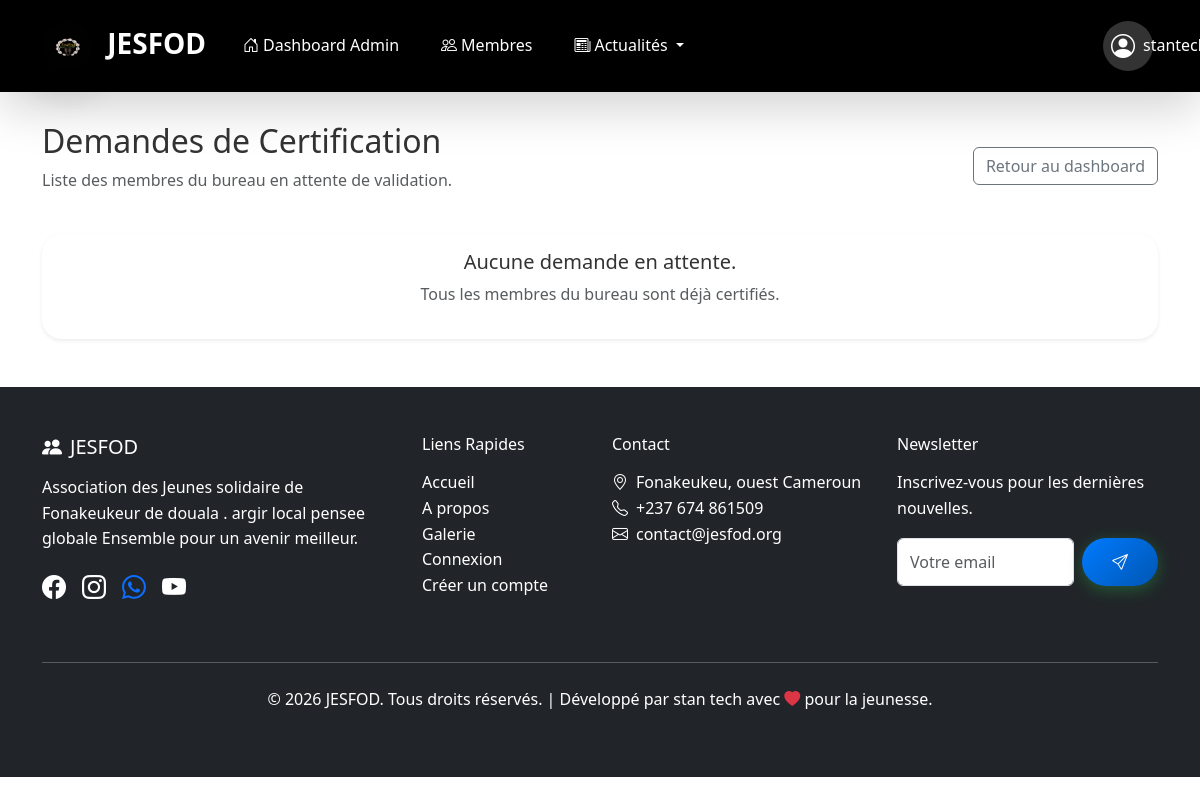
Page /adminjesfod/certifications/pending/ (signed in) on the earlier database version.
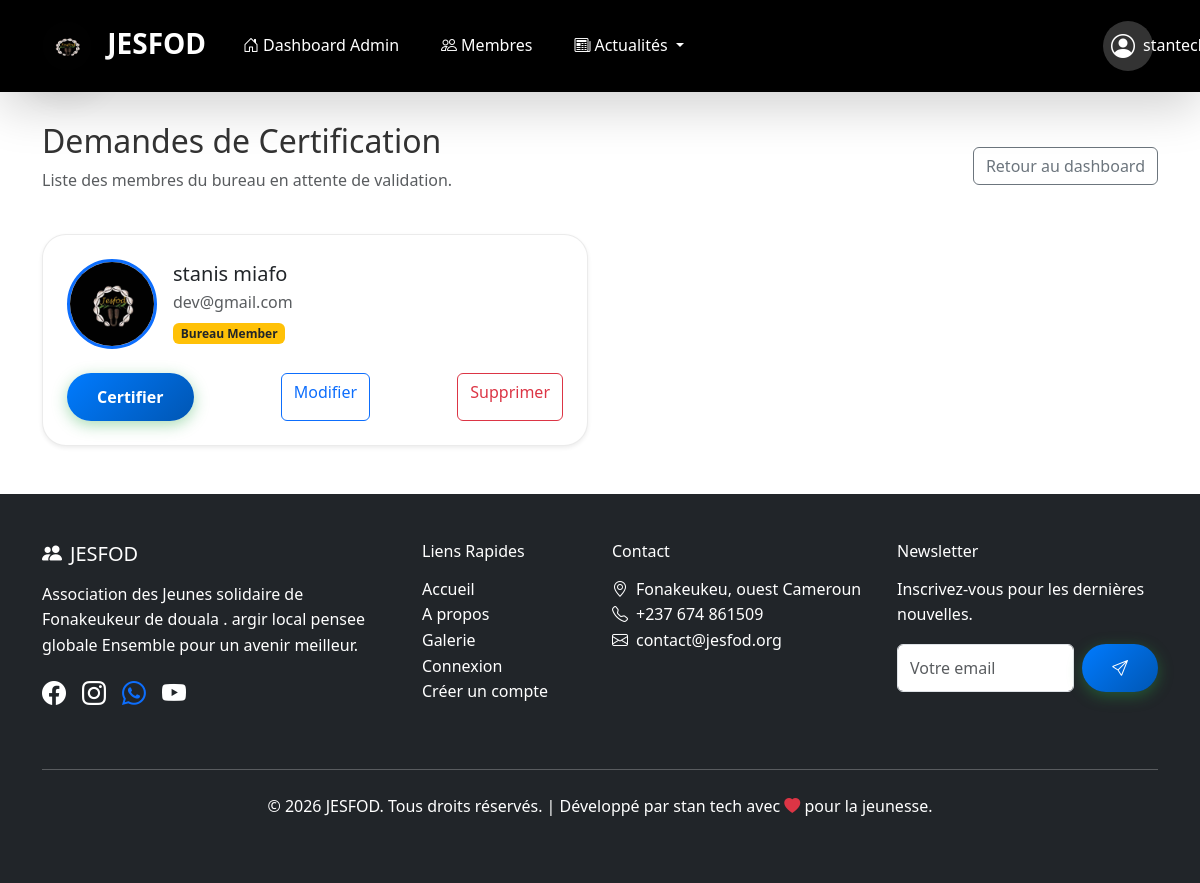
Same page on the later database version.
### menber_JESFOD/models.py (models this page shows, shortened)
class Member(models.Model):
    ROLE_CHOICES = [
        ('bureau', 'Bureau Member'),
        ('reunion', 'Reunion Member'),
    ]
    SCHOOL_LEVEL_CHOICES = [
        ('primaire', 'Primaire'),
        ('college', 'Collège'),
        ('lycee', 'Lycée'),
        ('universite', 'Université'),
        ('master', 'Master'),
        ('doctorat', 'Doctorat'),
    ]
    user = models.OneToOneField(User, on_delete=models.CASCADE)
    name = models.CharField(max_length=100)
    email = models.EmailField()
    phone = models.CharField(max_length=20)
    address = models.TextField(blank=True)
    profile_photo = models.ImageField(upload_to='profiles/', blank=True, null=True)
    school_level = models.CharField(max_length=20, choices=SCHOOL_LEVEL_CHOICES, blank=True)
    role = models.CharField(max_length=10, choices=ROLE_CHOICES, default='reunion')
    is_certified = models.BooleanField(default=False)
    certification_date = models.DateTimeField(null=True, blank=True)
    activities = models.TextField(blank=True, help_text="Activités et responsabilités du membre")
    @property
    def is_bureau(self):
        return self.role == 'bureau'

### admin_JESFOD/views.py (the view)
# urls.py: path('certifications/pending/', views.pending_certifications, name='pending_certifications'),
@login_required
@bureau_required
def pending_certifications(request):
    pending_members = Member.objects.filter(role='bureau', is_certified=False).order_by('name')
    return render(request, 'admin_JESFOD/pending_certifications.html', {
        'pending_members': pending_members,
        'is_admin_page': True
    })

### admin_JESFOD/views.py (called while the page is built)
def is_bureau(user):
    try:
        member = Member.objects.get(user=user)
        return member.is_bureau
    except Member.DoesNotExist:
        return False

### admin_JESFOD/templates/admin_JESFOD/pending_certifications.html (shortened to what this page needs)
{% extends 'base.html' %}
{% block content %}
<div class="container mt-5">
  <div class="d-flex justify-content-between align-items-center mb-4">
    <div>
      <h2>Demandes de Certification</h2>
      <p class="text-muted">Liste des membres du bureau en attente de validation.</p>
    </div>
    <a href="{% url 'admin_dashboard' %}" class="btn btn-outline-secondary">Retour au dashboard</a>
  </div>
  <div class="row g-4">
    {% for member in pending_members %}
    <div class="col-md-6">
      <div class="card custom-card shadow-sm p-4 h-100">
        <div class="d-flex align-items-center gap-3">
          {% if member.profile_photo %}
          <img src="{{ member.profile_photo.url }}" alt="{{ member.name }}" class="rounded-circle" style="width: 90px; height: 90px; object-fit: cover; border: 3px solid #0d6efd;">
          {% else %}
          <div class="profile-fallback rounded-circle d-flex align-items-center justify-content-center" style="width: 90px; height: 90px;">{{ member.name.0|upper }}</div>
          {% endif %}
          <div>
            <h5 class="mb-1">{{ member.name }}</h5>
            <p class="mb-1 text-muted">{{ member.email }}</p>
            <p class="mb-0"><span class="badge bg-warning text-dark">{{ member.get_role_display }}</span></p>
          </div>
        </div>
        <div class="mt-4 d-flex justify-content-between gap-2 flex-wrap">
          <form action="{% url 'certify_member' member.pk %}" method="post" class="m-0">
            <button type="submit" class="btn btn-success">Certifier</button>
          </form>
          <a href="{% url 'member_update' member.pk %}" class="btn btn-outline-primary">Modifier</a>
          <a href="{% url 'member_delete' member.pk %}" class="btn btn-outline-danger" onclick="return confirm('Supprimer {{ member.name }} ?')">Supprimer</a>
        </div>
      </div>
    </div>
    {% empty %}
    <div class="col-12">
      <div class="card card-body text-center shadow-sm">
        <h5>Aucune demande en attente.</h5>
        <p class="text-muted">Tous les membres du bureau sont déjà certifiés.</p>
      </div>
    </div>
    {% endfor %}
  </div>
</div>
{% endblock %}

Differences in the rows shown:
added Member: profile_photo (picture), name "stanis miafo", email "dev@gmail.com", role "Bureau Member"
Other differences:
text no longer shown: "Aucune demande en attente. Tous les membres du bureau sont déjà certifiés."
